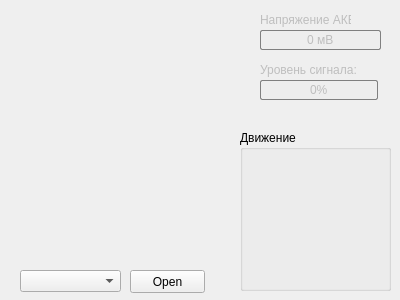
<?xml version="1.0" encoding="UTF-8"?>
<ui version="4.0">
 <class>MainWindow</class>
 <widget class="QMainWindow" name="MainWindow">
  <property name="windowModality">
   <enum>Qt::NonModal</enum>
  </property>
  <property name="geometry">
   <rect>
    <x>0</x>
    <y>0</y>
    <width>400</width>
    <height>300</height>
   </rect>
  </property>
  <property name="sizePolicy">
   <sizepolicy hsizetype="Maximum" vsizetype="Maximum">
    <horstretch>0</horstretch>
    <verstretch>0</verstretch>
   </sizepolicy>
  </property>
  <property name="minimumSize">
   <size>
    <width>400</width>
    <height>300</height>
   </size>
  </property>
  <property name="maximumSize">
   <size>
    <width>400</width>
    <height>300</height>
   </size>
  </property>
  <property name="font">
   <font>
    <family>Segoe UI</family>
   </font>
  </property>
  <property name="windowTitle">
   <string>Dithard-GUI</string>
  </property>
  <property name="windowIcon">
   <iconset resource="graphics.qrc">
    <normaloff>:/graphics/img/icon.png</normaloff>:/graphics/img/icon.png</iconset>
  </property>
  <property name="tabShape">
   <enum>QTabWidget::Rounded</enum>
  </property>
  <widget class="QWidget" name="centralWidget">
   <widget class="QProgressBar" name="battery_main">
    <property name="enabled">
     <bool>false</bool>
    </property>
    <property name="geometry">
     <rect>
      <x>260</x>
      <y>30</y>
      <width>121</width>
      <height>20</height>
     </rect>
    </property>
    <property name="styleSheet">
     <string notr="true">QProgressBar::chunk {
background-color: #00FF00;
}
QProgressBar {
border: 1px solid grey;
border-radius: 2px;
text-align: center;
background: #eeeeee;
}</string>
    </property>
    <property name="maximum">
     <number>3700</number>
    </property>
    <property name="value">
     <number>0</number>
    </property>
    <property name="invertedAppearance">
     <bool>false</bool>
    </property>
    <property name="textDirection">
     <enum>QProgressBar::TopToBottom</enum>
    </property>
    <property name="format">
     <string>%v мВ</string>
    </property>
   </widget>
   <widget class="QGroupBox" name="groupBox">
    <property name="geometry">
     <rect>
      <x>240</x>
      <y>130</y>
      <width>151</width>
      <height>161</height>
     </rect>
    </property>
    <property name="title">
     <string>Движение</string>
    </property>
    <widget class="QWidget" name="layoutWidget">
     <property name="geometry">
      <rect>
       <x>0</x>
       <y>10</y>
       <width>151</width>
       <height>151</height>
      </rect>
     </property>
     <layout class="QGridLayout" name="gridLayout">
      <property name="sizeConstraint">
       <enum>QLayout::SetDefaultConstraint</enum>
      </property>
      <property name="spacing">
       <number>0</number>
      </property>
      <item row="2" column="1">
       <widget class="QLabel" name="lb_DOWN">
        <property name="maximumSize">
         <size>
          <width>40</width>
          <height>40</height>
         </size>
        </property>
        <property name="frameShape">
         <enum>QFrame::NoFrame</enum>
        </property>
        <property name="text">
         <string/>
        </property>
        <property name="pixmap">
         <pixmap resource="graphics.qrc">:/graphics/img/circle_green.png</pixmap>
        </property>
        <property name="scaledContents">
         <bool>false</bool>
        </property>
        <property name="wordWrap">
         <bool>false</bool>
        </property>
        <property name="indent">
         <number>0</number>
        </property>
       </widget>
      </item>
      <item row="0" column="1">
       <widget class="QLabel" name="lb_UP">
        <property name="maximumSize">
         <size>
          <width>40</width>
          <height>40</height>
         </size>
        </property>
        <property name="text">
         <string/>
        </property>
        <property name="pixmap">
         <pixmap resource="graphics.qrc">:/graphics/img/circle_green.png</pixmap>
        </property>
       </widget>
      </item>
      <item row="1" column="0">
       <widget class="QLabel" name="lb_LEFT">
        <property name="enabled">
         <bool>true</bool>
        </property>
        <property name="sizePolicy">
         <sizepolicy hsizetype="Minimum" vsizetype="Minimum">
          <horstretch>0</horstretch>
          <verstretch>0</verstretch>
         </sizepolicy>
        </property>
        <property name="minimumSize">
         <size>
          <width>40</width>
          <height>40</height>
         </size>
        </property>
        <property name="maximumSize">
         <size>
          <width>40</width>
          <height>40</height>
         </size>
        </property>
        <property name="text">
         <string/>
        </property>
        <property name="pixmap">
         <pixmap resource="graphics.qrc">:/graphics/img/circle_green.png</pixmap>
        </property>
       </widget>
      </item>
      <item row="1" column="3">
       <widget class="QLabel" name="lb_RIGHT">
        <property name="maximumSize">
         <size>
          <width>40</width>
          <height>40</height>
         </size>
        </property>
        <property name="text">
         <string/>
        </property>
        <property name="pixmap">
         <pixmap resource="graphics.qrc">:/graphics/img/circle_green.png</pixmap>
        </property>
       </widget>
      </item>
     </layout>
    </widget>
   </widget>
   <widget class="QLabel" name="lbBattery_main">
    <property name="enabled">
     <bool>false</bool>
    </property>
    <property name="geometry">
     <rect>
      <x>260</x>
      <y>10</y>
      <width>91</width>
      <height>20</height>
     </rect>
    </property>
    <property name="text">
     <string>Напряжение АКБ:</string>
    </property>
   </widget>
   <widget class="QLabel" name="lbSignal_Strenght">
    <property name="enabled">
     <bool>false</bool>
    </property>
    <property name="geometry">
     <rect>
      <x>260</x>
      <y>60</y>
      <width>101</width>
      <height>20</height>
     </rect>
    </property>
    <property name="text">
     <string>Уровень сигнала:</string>
    </property>
   </widget>
   <widget class="QProgressBar" name="signal_strenght">
    <property name="enabled">
     <bool>false</bool>
    </property>
    <property name="geometry">
     <rect>
      <x>260</x>
      <y>80</y>
      <width>118</width>
      <height>20</height>
     </rect>
    </property>
    <property name="styleSheet">
     <string notr="true">QProgressBar::chunk {
background-color: #00FF00;
}
QProgressBar {
border: 1px solid grey;
border-radius: 2px;
text-align: center;
background: #eeeeee;
}</string>
    </property>
    <property name="maximum">
     <number>3700</number>
    </property>
    <property name="value">
     <number>0</number>
    </property>
   </widget>
   <widget class="QComboBox" name="comPortList">
    <property name="geometry">
     <rect>
      <x>20</x>
      <y>270</y>
      <width>101</width>
      <height>22</height>
     </rect>
    </property>
    <property name="focusPolicy">
     <enum>Qt::NoFocus</enum>
    </property>
    <property name="styleSheet">
     <string notr="true"/>
    </property>
    <property name="currentText">
     <string comment="Выберите порт" extracomment="Выберите порт"/>
    </property>
   </widget>
   <widget class="QPushButton" name="pbComPortOpen">
    <property name="geometry">
     <rect>
      <x>130</x>
      <y>270</y>
      <width>75</width>
      <height>23</height>
     </rect>
    </property>
    <property name="focusPolicy">
     <enum>Qt::NoFocus</enum>
    </property>
    <property name="contextMenuPolicy">
     <enum>Qt::NoContextMenu</enum>
    </property>
    <property name="text">
     <string>Open</string>
    </property>
    <property name="flat">
     <bool>false</bool>
    </property>
   </widget>
  </widget>
 </widget>
 <layoutdefault spacing="6" margin="11"/>
 <resources>
  <include location="graphics.qrc"/>
 </resources>
 <connections/>
</ui>
